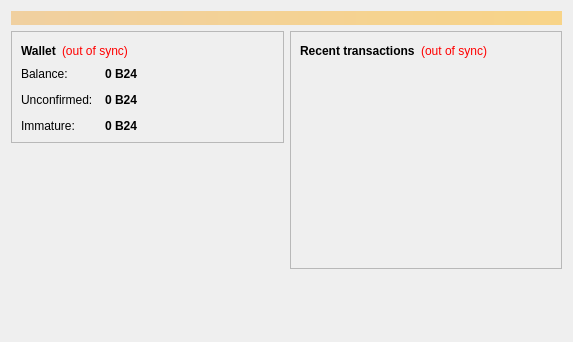
<?xml version="1.0" encoding="UTF-8"?>
<ui version="4.0">
 <class>OverviewPage</class>
 <widget class="QWidget" name="OverviewPage">
  <property name="geometry">
   <rect>
    <x>0</x>
    <y>0</y>
    <width>573</width>
    <height>342</height>
   </rect>
  </property>
  <property name="windowTitle">
   <string>Form</string>
  </property>
  <layout class="QVBoxLayout" name="topLayout">
   <item>
    <widget class="QLabel" name="labelAlerts">
     <property name="visible">
      <bool>false</bool>
     </property>
     <property name="styleSheet">
      <string notr="true">background-color: qlineargradient(x1: 0, y1: 0, x2: 1, y2: 0, stop:0 #F0D0A0, stop:1 #F8D488); color:#000000;</string>
     </property>
     <property name="wordWrap">
      <bool>true</bool>
     </property>
     <property name="margin">
      <number>3</number>
     </property>
    </widget>
   </item>
   <item>
    <layout class="QHBoxLayout" name="horizontalLayout" stretch="1,1">
     <item>
      <layout class="QVBoxLayout" name="verticalLayout_2">
       <item>
        <widget class="QFrame" name="frame">
         <property name="frameShape">
          <enum>QFrame::StyledPanel</enum>
         </property>
         <property name="frameShadow">
          <enum>QFrame::Raised</enum>
         </property>
         <layout class="QVBoxLayout" name="verticalLayout_4">
          <item>
           <layout class="QHBoxLayout" name="horizontalLayout_4">
            <item>
             <widget class="QLabel" name="label_5">
              <property name="font">
               <font>
                <weight>75</weight>
                <bold>true</bold>
               </font>
              </property>
              <property name="text">
               <string>Wallet</string>
              </property>
             </widget>
            </item>
            <item>
             <widget class="QLabel" name="labelWalletStatus">
              <property name="toolTip">
               <string>The displayed information may be out of date. Your wallet automatically synchronizes with the B24coin network after a connection is established, but this process has not completed yet.</string>
              </property>
              <property name="styleSheet">
               <string notr="true">QLabel { color: red; }</string>
              </property>
              <property name="text">
               <string notr="true">(out of sync)</string>
              </property>
              <property name="alignment">
               <set>Qt::AlignLeading|Qt::AlignLeft|Qt::AlignVCenter</set>
              </property>
             </widget>
            </item>
            <item>
             <spacer name="horizontalSpacer_2">
              <property name="orientation">
               <enum>Qt::Horizontal</enum>
              </property>
              <property name="sizeHint" stdset="0">
               <size>
                <width>40</width>
                <height>20</height>
               </size>
              </property>
             </spacer>
            </item>
           </layout>
          </item>
          <item>
           <layout class="QFormLayout" name="formLayout_2">
            <property name="fieldGrowthPolicy">
             <enum>QFormLayout::AllNonFixedFieldsGrow</enum>
            </property>
            <property name="horizontalSpacing">
             <number>12</number>
            </property>
            <property name="verticalSpacing">
             <number>12</number>
            </property>
            <item row="0" column="0">
             <widget class="QLabel" name="label">
              <property name="text">
               <string>Balance:</string>
              </property>
             </widget>
            </item>
            <item row="0" column="1">
             <widget class="QLabel" name="labelBalance">
              <property name="font">
               <font>
                <weight>75</weight>
                <bold>true</bold>
               </font>
              </property>
              <property name="cursor">
               <cursorShape>IBeamCursor</cursorShape>
              </property>
              <property name="toolTip">
               <string>Your current balance</string>
              </property>
              <property name="text">
               <string notr="true">0 B24</string>
              </property>
              <property name="textInteractionFlags">
               <set>Qt::LinksAccessibleByMouse|Qt::TextSelectableByKeyboard|Qt::TextSelectableByMouse</set>
              </property>
             </widget>
            </item>
            <item row="1" column="0">
             <widget class="QLabel" name="label_3">
              <property name="text">
               <string>Unconfirmed:</string>
              </property>
             </widget>
            </item>
            <item row="1" column="1">
             <widget class="QLabel" name="labelUnconfirmed">
              <property name="font">
               <font>
                <weight>75</weight>
                <bold>true</bold>
               </font>
              </property>
              <property name="cursor">
               <cursorShape>IBeamCursor</cursorShape>
              </property>
              <property name="toolTip">
               <string>Total of transactions that have yet to be confirmed, and do not yet count toward the current balance</string>
              </property>
              <property name="text">
               <string notr="true">0 B24</string>
              </property>
              <property name="textInteractionFlags">
               <set>Qt::LinksAccessibleByMouse|Qt::TextSelectableByKeyboard|Qt::TextSelectableByMouse</set>
              </property>
             </widget>
            </item>
            <item row="2" column="0">
             <widget class="QLabel" name="labelImmatureText">
              <property name="text">
               <string>Immature:</string>
              </property>
             </widget>
            </item>
            <item row="2" column="1">
             <widget class="QLabel" name="labelImmature">
              <property name="font">
               <font>
                <weight>75</weight>
                <bold>true</bold>
               </font>
              </property>
              <property name="toolTip">
               <string>Mined balance that has not yet matured</string>
              </property>
              <property name="text">
               <string notr="true">0 B24</string>
              </property>
              <property name="textInteractionFlags">
               <set>Qt::LinksAccessibleByMouse|Qt::TextSelectableByKeyboard|Qt::TextSelectableByMouse</set>
              </property>
             </widget>
            </item>
           </layout>
          </item>
         </layout>
        </widget>
       </item>
       <item>
        <spacer name="verticalSpacer">
         <property name="orientation">
          <enum>Qt::Vertical</enum>
         </property>
         <property name="sizeHint" stdset="0">
          <size>
           <width>20</width>
           <height>40</height>
          </size>
         </property>
        </spacer>
       </item>
      </layout>
     </item>
     <item>
      <layout class="QVBoxLayout" name="verticalLayout_3">
       <item>
        <widget class="QFrame" name="frame_2">
         <property name="frameShape">
          <enum>QFrame::StyledPanel</enum>
         </property>
         <property name="frameShadow">
          <enum>QFrame::Raised</enum>
         </property>
         <layout class="QVBoxLayout" name="verticalLayout">
          <item>
           <layout class="QHBoxLayout" name="horizontalLayout_2">
            <item>
             <widget class="QLabel" name="label_4">
              <property name="text">
               <string>&lt;b&gt;Recent transactions&lt;/b&gt;</string>
              </property>
             </widget>
            </item>
            <item>
             <widget class="QLabel" name="labelTransactionsStatus">
              <property name="toolTip">
               <string>The displayed information may be out of date. Your wallet automatically synchronizes with the B24coin network after a connection is established, but this process has not completed yet.</string>
              </property>
              <property name="styleSheet">
               <string notr="true">QLabel { color: red; }</string>
              </property>
              <property name="text">
               <string notr="true">(out of sync)</string>
              </property>
              <property name="alignment">
               <set>Qt::AlignRight|Qt::AlignTrailing|Qt::AlignVCenter</set>
              </property>
             </widget>
            </item>
            <item>
             <spacer name="horizontalSpacer">
              <property name="orientation">
               <enum>Qt::Horizontal</enum>
              </property>
              <property name="sizeHint" stdset="0">
               <size>
                <width>40</width>
                <height>20</height>
               </size>
              </property>
             </spacer>
            </item>
           </layout>
          </item>
          <item>
           <widget class="QListView" name="listTransactions">
            <property name="styleSheet">
             <string notr="true">QListView { background: transparent; }</string>
            </property>
            <property name="frameShape">
             <enum>QFrame::NoFrame</enum>
            </property>
            <property name="verticalScrollBarPolicy">
             <enum>Qt::ScrollBarAlwaysOff</enum>
            </property>
            <property name="horizontalScrollBarPolicy">
             <enum>Qt::ScrollBarAlwaysOff</enum>
            </property>
            <property name="selectionMode">
             <enum>QAbstractItemView::NoSelection</enum>
            </property>
           </widget>
          </item>
         </layout>
        </widget>
       </item>
       <item>
        <spacer name="verticalSpacer_2">
         <property name="orientation">
          <enum>Qt::Vertical</enum>
         </property>
         <property name="sizeHint" stdset="0">
          <size>
           <width>20</width>
           <height>40</height>
          </size>
         </property>
        </spacer>
       </item>
      </layout>
     </item>
    </layout>
   </item>
  </layout>
 </widget>
 <resources/>
 <connections/>
</ui>
